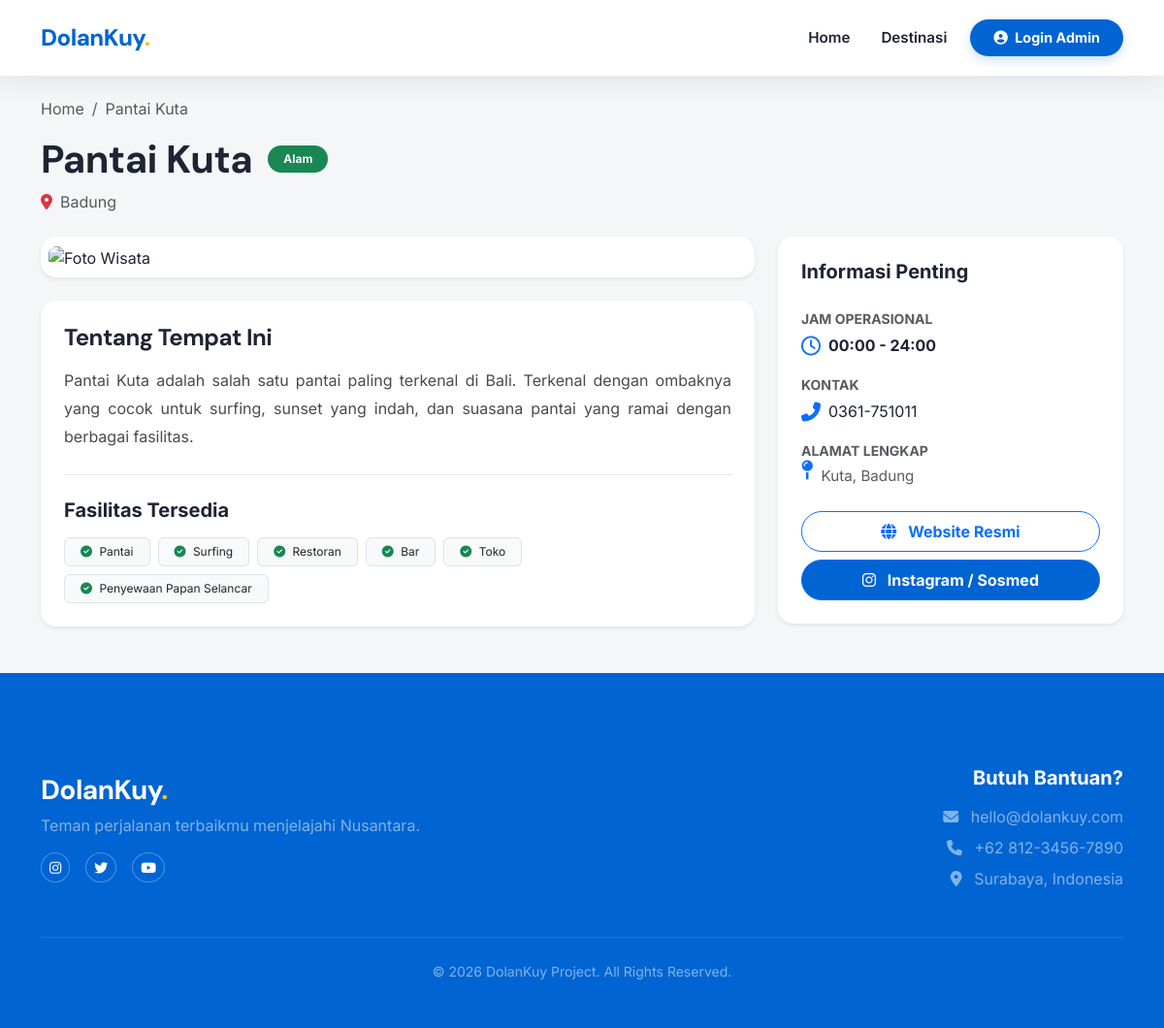
Screenshot of /detail.php?id=3 with the database file from the repository.
### tables this page shows
CREATE TABLE `destinasi` (
  `id` int(11) NOT NULL,
  `tanggal_input` datetime DEFAULT current_timestamp(),
  `kode_wisata` varchar(20) NOT NULL,
  `nama_wisata` varchar(255) NOT NULL,
  `jenis_daya_tarik` enum('Alam','Buatan','Budaya') NOT NULL,
  `no_telp` varchar(20) DEFAULT NULL,
  `deskripsi` text DEFAULT NULL,
  `sumber_link` varchar(255) DEFAULT NULL,
  `alamat` text DEFAULT NULL,
  `kabupaten_kota` varchar(100) DEFAULT NULL,
  `jam_operasional` varchar(100) DEFAULT NULL,
  `fasilitas` text DEFAULT NULL,
  `link_sosmed` varchar(255) DEFAULT NULL,
  `gambar` varchar(255) DEFAULT NULL
);

### detail.php (the view, shortened to what this page needs)
<?php
require_once 'koneksi.php';
$id = isset($_GET['id']) ? intval($_GET['id']) : 0;
$query = "SELECT * FROM destinasi WHERE id = $id";
$result = mysqli_query($conn, $query);
$data = mysqli_fetch_assoc($result);
$imagePath = $data['gambar'] ? 'uploads/' . $data['gambar'] : '';
$nama = strtolower($data['nama_wisata']);
if ($imagePath && file_exists($imagePath)) {
} else {
    if (strpos($nama, 'bromo') !== false) {
        $imagePath = 'https://images.unsplash.com/photo-1588668214407-6ea9a6d8c272?q=80&w=1200&auto=format&fit=crop';
    } elseif (strpos($nama, 'borobudur') !== false) {
        $imagePath = 'https://images.unsplash.com/photo-1596402184320-417e7178b2cd?q=80&w=1200&auto=format&fit=crop';
    } elseif (strpos($nama, 'kuta') !== false || strpos($nama, 'pantai') !== false) {
        $imagePath = 'https://images.unsplash.com/photo-1537996194471-e657df975ab4?q=80&w=1200&auto=format&fit=crop';
    } else {
        $imagePath = 'https://images.unsplash.com/photo-1469854523086-cc02fe5d8800?q=80&w=1200&auto=format&fit=crop';
    }
}
$badgeClass = 'bg-secondary';
if($data['jenis_daya_tarik'] == 'Alam') $badgeClass = 'bg-success';
elseif($data['jenis_daya_tarik'] == 'Buatan') $badgeClass = 'bg-primary';
elseif($data['jenis_daya_tarik'] == 'Budaya') $badgeClass = 'bg-danger';
?>
<!DOCTYPE html>
<html lang="id">
<head>
    <link href="https://cdn.jsdelivr.net/npm/bootstrap@5.3.0/dist/css/bootstrap.min.css" rel="stylesheet">
    <link rel="stylesheet" href="https://cdnjs.cloudflare.com/ajax/libs/font-awesome/6.4.0/css/all.min.css">
    <link rel="stylesheet" href="assets/style.css">
</head>
<body style="background-color: #F5F6F8;">
    <nav class="navbar navbar-expand-lg navbar-tiket fixed-top">
        <div class="container">
            <a class="navbar-brand" href="index.php">DolanKuy<span class="text-warning">.</span></a>
            <div class="collapse navbar-collapse" id="navbarNav">
                <ul class="navbar-nav ms-auto align-items-center">
                    <li class="nav-item"><a class="nav-link" href="index.php">Home</a></li>
                    <li class="nav-item"><a class="nav-link" href="index.php#destinasi">Destinasi</a></li>
                    <li class="nav-item ms-lg-3">
                        <a class="btn btn-login-nav" href="login.php"><i class="fas fa-user-circle me-1"></i> Login Admin</a>
                    </li>
                </ul>
            </div>
        </div>
    </nav>
    <div style="margin-top: 100px;">
        <div class="container mb-4">
            <nav aria-label="breadcrumb">
                <ol class="breadcrumb">
                    <li class="breadcrumb-item"><a href="index.php" class="text-decoration-none text-muted">Home</a></li>
                    <li class="breadcrumb-item active" aria-current="page"><?php echo htmlspecialchars($data['nama_wisata']); ?></li>
                </ol>
            </nav>
            <div class="d-flex align-items-center gap-3">
                <h1 class="fw-bold m-0" style="font-family: 'DM Sans', sans-serif;"><?php echo htmlspecialchars($data['nama_wisata']); ?></h1>
                <span class="badge rounded-pill <?php echo $badgeClass; ?> px-3 py-2">
                    <?php echo $data['jenis_daya_tarik']; ?>
                </span>
            </div>
            <p class="text-muted mt-2">
                <i class="fas fa-map-marker-alt text-danger me-2"></i><?php echo htmlspecialchars($data['kabupaten_kota']); ?>
            </p>
        </div>
        <div class="container pb-5">
            <div class="row g-4">
                <div class="col-lg-8">
                    <div class="bg-white p-2 rounded-4 shadow-sm mb-4">
                        <img src="<?php echo $imagePath; ?>" class="w-100 rounded-3" style="height: 400px; object-fit: cover;" alt="Foto Wisata">
                    </div>
                    <div class="bg-white p-4 rounded-4 shadow-sm">
                        <h4 class="fw-bold mb-3">Tentang Tempat Ini</h4>
                        <p style="line-height: 1.8; color: #4a4a4a; text-align: justify;">
                            <?php echo nl2br(htmlspecialchars($data['deskripsi'])); ?>
                        </p>
                        <hr class="my-4" style="opacity: 0.1;">
                        <h5 class="fw-bold mb-3">Fasilitas Tersedia</h5>
                        <div class="d-flex flex-wrap gap-2">
                            <?php
                            $fasilitas = explode(',', $data['fasilitas']);
                            foreach($fasilitas as $f):
                                $f = trim($f);
                                if(!empty($f)):
                            ?>
                                <span class="badge bg-light text-dark border px-3 py-2 fw-normal">
                                    <i class="fas fa-check-circle text-success me-1"></i> <?php echo $f; ?>
                                </span>
                            <?php endif; endforeach; ?>
                        </div>
                    </div>
                </div>
                <div class="col-lg-4">
                    <div class="bg-white p-4 rounded-4 shadow-sm position-sticky" style="top: 100px;">
                        <h5 class="fw-bold mb-4">Informasi Penting</h5>
                        <div class="mb-3">
                            <label class="text-muted small fw-bold text-uppercase">Jam Operasional</label>
                            <div class="d-flex align-items-center mt-1">
                                <i class="far fa-clock text-primary me-2 fa-lg"></i>
                                <span class="fw-bold"><?php echo htmlspecialchars($data['jam_operasional']); ?></span>
                            </div>
                        </div>
                        <div class="mb-3">
                            <label class="text-muted small fw-bold text-uppercase">Kontak</label>
                            <div class="d-flex align-items-center mt-1">
                                <i class="fas fa-phone-alt text-primary me-2 fa-lg"></i>
                                <span><?php echo htmlspecialchars($data['no_telp']); ?></span>
                            </div>
                        </div>
                        <div class="mb-4">
                            <label class="text-muted small fw-bold text-uppercase">Alamat Lengkap</label>
                            <div class="d-flex mt-1">
                                <i class="fas fa-map-pin text-primary me-2 fa-lg mt-1"></i>
                                <span class="text-muted" style="font-size: 0.95rem;"><?php echo htmlspecialchars($data['alamat']); ?></span>
                            </div>
                        </div>
                        <div class="d-grid gap-2">
                            <?php if($data['sumber_link']): ?>
                                <a href="<?php echo htmlspecialchars($data['sumber_link']); ?>" target="_blank" class="btn btn-outline-primary fw-bold py-2 rounded-pill">
                                    <i class="fas fa-globe me-2"></i> Website Resmi
                                </a>
                            <?php endif; ?>
                            <?php if($data['link_sosmed']): ?>
                                <a href="<?php echo htmlspecialchars($data['link_sosmed']); ?>" target="_blank" class="btn btn-primary fw-bold py-2 rounded-pill" style="background-color: var(--primary);">
                                    <i class="fab fa-instagram me-2"></i> Instagram / Sosmed
                                </a>
                            <?php endif; ?>
                        </div>
                    </div>
                </div>
            </div>
        </div>
    </div>
   <footer class="footer-tiket mt-auto">
        <div class="container">
            <div class="row justify-content-between align-items-center py-5">
                <div class="col-lg-5 text-center text-lg-start mb-4 mb-lg-0">
                    <h3 class="fw-bold text-white mb-2">DolanKuy<span class="text-warning">.</span></h3>
                    <p class="text-white-50 mb-3">Teman perjalanan terbaikmu menjelajahi Nusantara.</p>
                    <div class="d-flex gap-3 justify-content-center justify-content-lg-start">
                        <a href="#" class="btn btn-outline-light btn-sm rounded-circle"><i class="fab fa-instagram"></i></a>
                        <a href="#" class="btn btn-outline-light btn-sm rounded-circle"><i class="fab fa-twitter"></i></a>
                        <a href="#" class="btn btn-outline-light btn-sm rounded-circle"><i class="fab fa-youtube"></i></a>
                    </div>
                </div>
                <div class="col-lg-5 text-center text-lg-end">
                    <h5 class="fw-bold text-white mb-3">Butuh Bantuan?</h5>
                    <ul class="list-unstyled text-white-50 mb-0">
                        <li class="mb-2"><i class="fas fa-envelope me-2"></i> hello@dolankuy.com</li>
                        <li class="mb-2"><i class="fas fa-phone me-2"></i> +62 812-3456-7890</li>
                        <li class="mb-0"><i class="fas fa-map-marker-alt me-2"></i> Surabaya, Indonesia</li>
                    </ul>
                </div>
            </div>
            <div class="border-top border-white-10 py-4 text-center">
                <p class="small text-white-50 m-0">&copy; <?php echo date('Y'); ?> DolanKuy Project. All Rights Reserved.</p>
            </div>
        </div>
    </footer>
</body>
</html>

### assets/style.css (style rules this page uses)
:root { --primary: #0064D2; --primary-dark: #004eb3; --accent: #FEDD00; --dark: #1D2433; --gray-text: #687176; --bg-light: #F5F6F8; --white: #FFFFFF; --radius-pill: 100px; --radius-xl: 24px; --radius-lg: 16px; --radius-md: 12px; --shadow-soft: 0 8px 24px rgba(29, 36, 51, 0.08); --shadow-hover: 0 16px 40px rgba(29, 36, 51, 0.12); }
body { font-family: 'Inter', sans-serif; background-color: var(--bg-light); color: var(--dark); line-height: 1.5; overflow-x: hidden; }
h1, h2, h3, h4, .navbar-brand, .hero-title, .card-title-tiket { font-family: 'DM Sans', sans-serif; font-weight: 700; letter-spacing: -0.5px; }
a { text-decoration: none; }
.navbar-tiket { background: var(--white) !important; box-shadow: var(--shadow-soft); padding: 1rem 0; transition: all 0.3s; }
.navbar-tiket .navbar-brand { color: var(--primary) !important; font-size: 1.5rem; font-weight: 800; }
.navbar-tiket .nav-link { color: var(--dark) !important; font-weight: 600; margin-left: 1rem; font-size: 0.95rem; }
.btn-login-nav { background: var(--primary); color: white !important; border-radius: var(--radius-pill); padding: 8px 24px; font-weight: 700; font-size: 0.9rem; box-shadow: 0 4px 12px rgba(0, 100, 210, 0.2); border: none; transition: all 0.2s; }
footer, .footer, .footer-tiket { background-color: #0064D2 !important; color: #ffffff !important; padding-top: 3rem; padding-bottom: 1.5rem; margin-top: auto; width: 100%; }
footer a, .footer a { color: rgba(255, 255, 255, 0.8) !important; text-decoration: none; transition: 0.3s; }
.border-white-10 { border-top: 1px solid rgba(255, 255, 255, 0.1) !important; }
.btn-outline-light { border: 1px solid rgba(255,255,255,0.3) !important; color: white !important; }

### rows the page displays
destinasi: nama_wisata "Pantai Kuta", jenis_daya_tarik "Alam", kabupaten_kota "Badung", deskripsi "Pantai Kuta adalah salah satu pantai paling terkenal di Bali. Terkenal dengan ombaknya yang cocok untuk surfing, sunset yang indah, dan suasana pantai yang ramai dengan berbagai fasilitas.", fasilitas "Pantai", fasilitas "Surfing", fasilitas "Restoran", fasilitas "Bar", fasilitas "Toko", fasilitas "Penyewaan Papan Selancar", jam_operasional "00:00 - 24:00", no_telp "0361-751011", alamat "Kuta, Badung"
